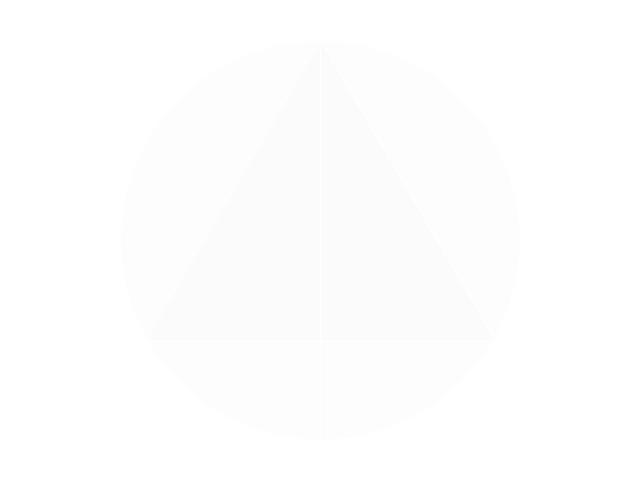
Frame 1 (no input)
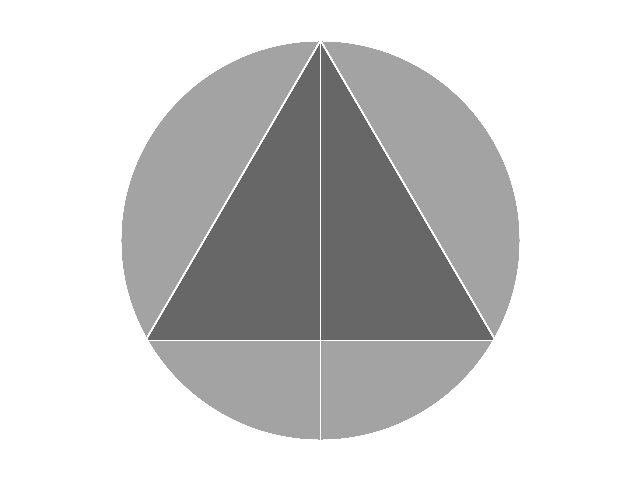
Frame 60 (the mouse pressed at the canvas centre just before this capture)
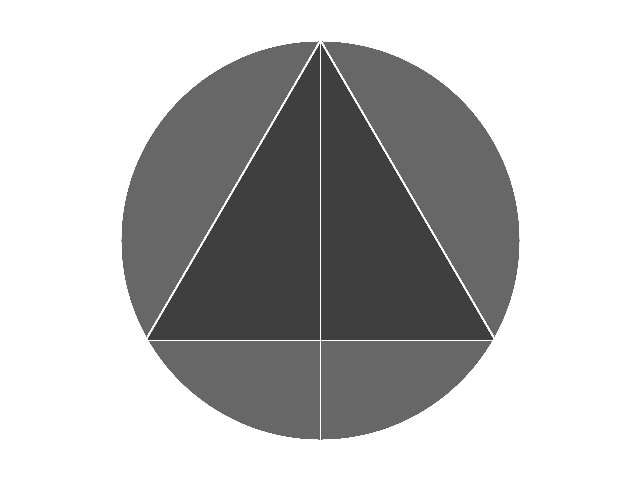
Frame 120 (the mouse held since frame 60 and released just before this capture)

The Processing sketch that drew these frames (run headless with seeded random() and noise(); from frame 60 on, the mouse is pressed at the canvas centre):

// Processing sketch: Deathly_Hollows
// ── Deathly_Hollows.pde
//Chapter 1: Pixels

void setup(){
  println("Deathly hollows.");
  size(640, 480);

  background(255);
  
}
void draw(){
  fill(0, 0, 0, 2);
  stroke(255, 255, 255);
  
  ellipse(320, 240, 400, 400);
  triangle(320, 40, 145, 340, 495, 340);
  line(320, 40, 320, 440);
}

void mousePressed(){
  noStroke();
  fill (255);
  ellipse(mouseX, mouseY, 15, 15);
}
